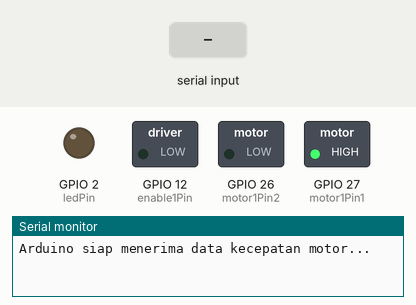
This sketch was run on a simulated ESP32. On the bench: switched loads named in the sketch (green lamp = pin HIGH), output pins drawn as LEDs (lit = HIGH), the last lines printed to the serial monitor. The test bench sets the inputs (shaded band).

Above: at 1.2 s.
1.3 s: byte 30 received over Serial
At 2.1 s:
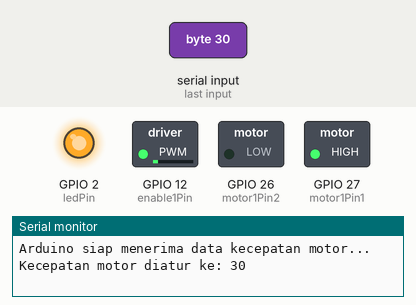
2.8 s: byte 90 received over Serial
At 3.3 s:
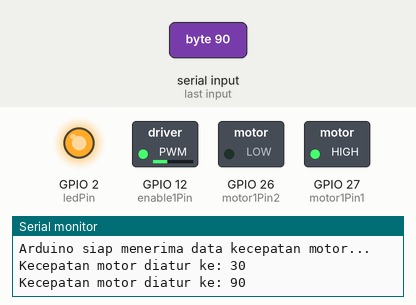
Timing chart, 0 to 5.8 s (numbered marks = the images above; inputs shaded):
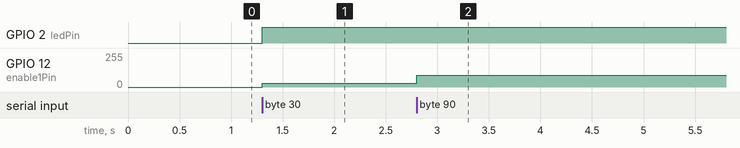

Measured:
- after the input at 1.3 s, GPIO 2 (ledPin): LOW → HIGH at once; GPIO 12 (enable1Pin): 0/255 → 30/255 at once
- after the input at 2.8 s, GPIO 12 (enable1Pin): 30/255 → 90/255 at once

The sketch:

on_of_motor_slider.ino
```cpp
int ledPin = 2;
int motor1Pin1 = 27;
int motor1Pin2 = 26;
int enable1Pin = 12;

const int freq = 30000;
const int pwmChannel = 0;
const int resolution = 8;

void setup() {
  pinMode(ledPin, OUTPUT);
  pinMode(motor1Pin1, OUTPUT);
  pinMode(motor1Pin2, OUTPUT);
  pinMode(enable1Pin, OUTPUT);

  Serial.begin(115200);

  ledcSetup(pwmChannel, freq, resolution);

  ledcAttachPin(enable1Pin, pwmChannel);

  digitalWrite(motor1Pin1, HIGH);
  digitalWrite(motor1Pin2, LOW);

  Serial.println("Arduino siap menerima data kecepatan motor...");
}

void loop() {
  if (Serial.available() > 0) {

    int speed = Serial.read();

    ledcWrite(pwmChannel, speed);

    if (speed > 0) {
      digitalWrite(ledPin, HIGH);
    } else {
      digitalWrite(ledPin, LOW);
    }

    Serial.print("Kecepatan motor diatur ke: ");
    Serial.println(speed);
  }
}
```
